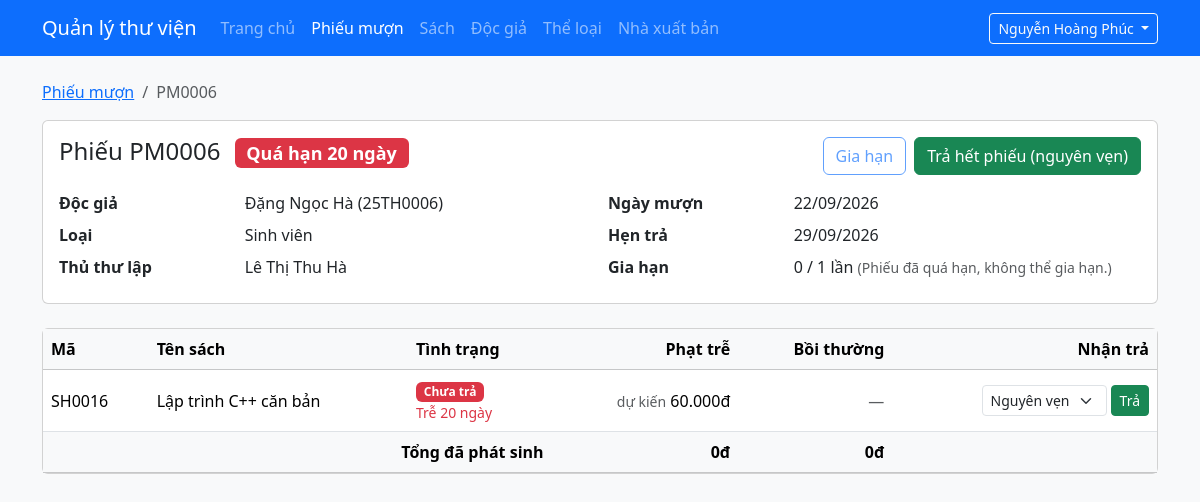
/admin/phieumuon-chitiet.php?id=13 (signed in), run on the app's committed database.
### tables this page shows
CREATE TABLE phieumuon (
  id                    INT UNSIGNED NOT NULL AUTO_INCREMENT PRIMARY KEY,
  ma_phieu              VARCHAR(20)  NOT NULL UNIQUE,
  id_doc_gia            INT UNSIGNED NOT NULL,
  id_nhan_vien          INT UNSIGNED NOT NULL,           
  ngay_muon             DATE NOT NULL,
  ngay_hen_tra          DATE NOT NULL,                   
  so_lan_gia_han_da_dung TINYINT UNSIGNED NOT NULL DEFAULT 0,   
  trang_thai            ENUM('dang_muon','da_tra','qua_han') NOT NULL DEFAULT 'dang_muon',
  CONSTRAINT fk_phieu_docgia   FOREIGN KEY (id_doc_gia)   REFERENCES docgia(id),
  CONSTRAINT fk_phieu_nhanvien FOREIGN KEY (id_nhan_vien) REFERENCES nhanvien(id),
  CHECK (ngay_hen_tra >= ngay_muon),
  INDEX idx_phieu_hen_tra (trang_thai, ngay_hen_tra)       
);

CREATE TABLE docgia (
  id            INT UNSIGNED NOT NULL AUTO_INCREMENT PRIMARY KEY,
  ma_doc_gia    VARCHAR(20)  NOT NULL UNIQUE,     
  ho_ten        VARCHAR(100) NOT NULL,
  ngay_sinh     DATE         NULL,
  gioi_tinh     ENUM('nam','nu','khac') NOT NULL DEFAULT 'khac',
  dia_chi       VARCHAR(255) NULL,
  sdt           VARCHAR(15)  NULL,
  email         VARCHAR(100) NULL,
  id_loai       INT UNSIGNED NOT NULL,
  mat_khau      VARCHAR(255) NOT NULL,            
  ngay_dang_ky  DATE         NOT NULL,
  trang_thai    ENUM('hoat_dong','khoa') NOT NULL DEFAULT 'hoat_dong',
  CONSTRAINT fk_docgia_loai FOREIGN KEY (id_loai) REFERENCES loaidocgia(id)
);

CREATE TABLE loaidocgia (
  id               INT UNSIGNED NOT NULL AUTO_INCREMENT PRIMARY KEY,
  ten_loai         VARCHAR(50)  NOT NULL UNIQUE,
  so_sach_toi_da   TINYINT UNSIGNED NOT NULL,    
  so_ngay_muon     TINYINT UNSIGNED NOT NULL,    
  so_lan_gia_han   TINYINT UNSIGNED NOT NULL,    
  CHECK (so_sach_toi_da > 0),
  CHECK (so_ngay_muon > 0)
);

CREATE TABLE nhanvien (
  id             INT UNSIGNED NOT NULL AUTO_INCREMENT PRIMARY KEY,
  ho_ten         VARCHAR(100) NOT NULL,
  ten_dang_nhap  VARCHAR(30)  NOT NULL UNIQUE,
  mat_khau       VARCHAR(255) NOT NULL,           
  vai_tro        ENUM('admin','thu_thu') NOT NULL DEFAULT 'thu_thu'
);

CREATE TABLE chitietphieumuon (
  id               INT UNSIGNED NOT NULL AUTO_INCREMENT PRIMARY KEY,
  id_phieu_muon    INT UNSIGNED NOT NULL,
  id_sach          INT UNSIGNED NOT NULL,
  ngay_tra_thuc_te DATE NULL,                                    
  tinh_trang_tra   ENUM('nguyen_ven','hu_hong','mat') NULL,      
  tien_phat        DECIMAL(12,0) NOT NULL DEFAULT 0,             
  tien_boi_thuong  DECIMAL(12,0) NOT NULL DEFAULT 0,             
  CONSTRAINT fk_ct_phieu FOREIGN KEY (id_phieu_muon) REFERENCES phieumuon(id) ON DELETE CASCADE,
  CONSTRAINT fk_ct_sach  FOREIGN KEY (id_sach)       REFERENCES sach(id),
  UNIQUE KEY uq_phieu_sach (id_phieu_muon, id_sach),             
  CHECK (tien_phat >= 0),
  CHECK (tien_boi_thuong >= 0)
);

CREATE TABLE sach (
  id            INT UNSIGNED NOT NULL AUTO_INCREMENT PRIMARY KEY,
  ma_sach       VARCHAR(20)  NOT NULL UNIQUE,
  ten_sach      VARCHAR(200) NOT NULL,
  tac_gia       VARCHAR(150) NOT NULL,
  id_theloai    INT UNSIGNED NOT NULL,
  id_nxb        INT UNSIGNED NOT NULL,
  nam_xuat_ban  SMALLINT UNSIGNED NULL,
  so_trang      SMALLINT UNSIGNED NULL,
  gia_tien      DECIMAL(12,0) NOT NULL DEFAULT 0,    
  hinh_bia      VARCHAR(255) NULL,                   
  so_luong      INT UNSIGNED NOT NULL DEFAULT 1,     
  so_con_lai    INT UNSIGNED NOT NULL DEFAULT 1,     
  mo_ta         TEXT NULL,
  CONSTRAINT fk_sach_theloai FOREIGN KEY (id_theloai) REFERENCES theloai(id),
  CONSTRAINT fk_sach_nxb     FOREIGN KEY (id_nxb)     REFERENCES nhaxuatban(id),
  CHECK (gia_tien >= 0),
  CHECK (so_con_lai <= so_luong),                    
  INDEX idx_sach_ten (ten_sach)                      
);

### includes/helpers.php (called while the page is built, shortened)
<?php
function e($chuoi): string
{
    return htmlspecialchars((string) $chuoi, ENT_QUOTES | ENT_SUBSTITUTE, 'UTF-8');
}
function layChuoiGet(string $ten): string
{
    $giaTri = $_GET[$ten] ?? '';
    return is_string($giaTri) ? trim($giaTri) : '';
}

### includes/csdl.php (called while the page is built, shortened)
<?php
function truyVan(mysqli $conn, string $sql, string $kieu = '', array $thamSo = []): mysqli_stmt
{
    $stmt = mysqli_prepare($conn, $sql);
    if ($kieu !== '') {
        mysqli_stmt_bind_param($stmt, $kieu, ...$thamSo);
    }
    mysqli_stmt_execute($stmt);
    return $stmt;
}

### includes/muon-tra.php (called while the page is built, shortened)
<?php
require_once __DIR__ . '/csdl.php';
function layMotDong(mysqli $conn, string $sql, string $kieu = '', array $thamSo = []): ?array
{
    $stmt = truyVan($conn, $sql, $kieu, $thamSo);
    $dong = mysqli_fetch_assoc(mysqli_stmt_get_result($stmt));
    return $dong ?: null;
}
function tienVND($so): string
{
    return number_format((float) $so, 0, ',', '.') . 'đ';
}
function ngayVN(?string $ngay): string
{
    return date('d/m/Y', strtotime($ngay));
}
function nhanTrangThaiPhieu(int $soCuonChuaTra, int $soNgayTre): array
{
    if ($soNgayTre > 0) {
        return ['Quá hạn ' . $soNgayTre . ' ngày', 'danger'];
    }
    return ['Đang mượn', 'primary'];
}
function tinhTienPhat(int $soNgayTre, int $tienMoiNgay): int
{
    return max(0, $soNgayTre) * $tienMoiNgay;
}

### db.php (called while the page is built, shortened)
<?php
$cauHinh = require __DIR__ . '/config.php';

### admin/phieumuon-chitiet.php (the view, shortened to what this page needs)
<?php
require_once __DIR__ . '/../includes/khoi-tao-admin.php';
require_once __DIR__ . '/../includes/muon-tra.php';
$idPhieu = filter_var(layChuoiGet('id'), FILTER_VALIDATE_INT, ['options' => ['min_range' => 1]]);
$phieu   = null;
if ($idPhieu !== false) {
    $phieu = layMotDong(
        $conn,
        'SELECT pm.id, pm.ma_phieu, pm.ngay_muon, pm.ngay_hen_tra, pm.so_lan_gia_han_da_dung,
                dg.ma_doc_gia, dg.ho_ten, dg.trang_thai AS trang_thai_doc_gia,
                ld.ten_loai, ld.so_lan_gia_han, ld.so_ngay_muon,
                nv.ho_ten AS ten_nhan_vien,
                DATEDIFF(CURDATE(), pm.ngay_hen_tra) AS so_ngay_tre
         FROM phieumuon pm
         JOIN docgia dg     ON dg.id = pm.id_doc_gia
         JOIN loaidocgia ld ON ld.id = dg.id_loai
         JOIN nhanvien nv   ON nv.id = pm.id_nhan_vien
         WHERE pm.id = ?',
        'i',
        [$idPhieu]
    );
}
$stmt = truyVan(
    $conn,
    'SELECT ct.id, ct.ngay_tra_thuc_te, ct.tinh_trang_tra, ct.tien_phat, ct.tien_boi_thuong,
            s.ma_sach, s.ten_sach, s.gia_tien
     FROM chitietphieumuon ct
     JOIN sach s ON s.id = ct.id_sach
     WHERE ct.id_phieu_muon = ?
     ORDER BY ct.id',
    'i',
    [(int) $phieu['id']]
);
$dsCuon = mysqli_fetch_all(mysqli_stmt_get_result($stmt), MYSQLI_ASSOC);
$tienPhatMoiNgay = (int) ($cauHinh['tien_phat_moi_ngay'] ?? 3000);
$soNgayTre       = max(0, (int) $phieu['so_ngay_tre']);
$soChuaTra = 0;
$tongPhat  = 0;
$tongDen   = 0;
foreach ($dsCuon as $cuon) {
    if ($cuon['ngay_tra_thuc_te'] === null) {
        $soChuaTra++;
    }
    $tongPhat += (int) $cuon['tien_phat'];
    $tongDen  += (int) $cuon['tien_boi_thuong'];
}
[$nhanTrangThai, $mauTrangThai] = nhanTrangThaiPhieu($soChuaTra, (int) $phieu['so_ngay_tre']);
$lyDoKhongGiaHan = '';
if ($soChuaTra === 0) {
    $lyDoKhongGiaHan = 'Phiếu đã trả hết sách.';
} elseif ($phieu['trang_thai_doc_gia'] !== 'hoat_dong') {
    $lyDoKhongGiaHan = 'Độc giả đang bị khóa.';
} elseif ($soNgayTre > 0) {
    $lyDoKhongGiaHan = 'Phiếu đã quá hạn, không thể gia hạn.';
} elseif ((int) $phieu['so_lan_gia_han'] === 0) {
    $lyDoKhongGiaHan = 'Loại độc giả này không được gia hạn.';
} elseif ((int) $phieu['so_lan_gia_han_da_dung'] >= (int) $phieu['so_lan_gia_han']) {
    $lyDoKhongGiaHan = 'Đã dùng hết lượt gia hạn.';
}
require __DIR__ . '/../includes/admin-dau.php';
?>
<nav aria-label="breadcrumb">
    <ol class="breadcrumb">
        <li class="breadcrumb-item"><a href="phieumuon.php">Phiếu mượn</a></li>
        <li class="breadcrumb-item active" aria-current="page"><?= e($phieu['ma_phieu']) ?></li>
    </ol>
</nav>
<div class="card mb-4">
    <div class="card-body">
        <div class="d-flex flex-wrap justify-content-between align-items-start gap-2 mb-3">
            <h1 class="h4 mb-0">Phiếu <?= e($phieu['ma_phieu']) ?>
                <span class="badge text-bg-<?= $mauTrangThai ?> ms-2"><?= e($nhanTrangThai) ?></span>
            </h1>
            <div class="d-flex flex-wrap gap-2">
                <form method="post" action="phieumuon-giahan.php">
                    <?php if ($lyDoKhongGiaHan === ''): ?>
                        <button type="submit" class="btn btn-outline-primary"
                                onclick="return confirm('Gia hạn thêm <?= (int) $phieu['so_ngay_muon'] ?> ngày cho phiếu này?');">Gia hạn</button>
                    <?php else: ?>
                        <button type="button" class="btn btn-outline-primary" disabled
                                title="<?= e($lyDoKhongGiaHan) ?>">Gia hạn</button>
                    <?php endif; ?>
                </form>
                <?php if ($soChuaTra > 0): ?>
                    <form method="post" action="phieumuon-tra.php"
                          onsubmit="return confirm('Nhận trả hết <?= $soChuaTra ?> cuốn còn lại, tất cả nguyên vẹn?');">
                        <button type="submit" class="btn btn-success">Trả hết phiếu (nguyên vẹn)</button>
                    </form>
                <?php endif; ?>
            </div>
        </div>
        <div class="row g-3">
            <div class="col-md-6">
                <dl class="row mb-0">
                    <dt class="col-sm-4">Độc giả</dt>
                    <dd class="col-sm-8"><?= e($phieu['ho_ten']) ?> (<?= e($phieu['ma_doc_gia']) ?>)</dd>
                    <dt class="col-sm-4">Loại</dt>
                    <dd class="col-sm-8"><?= e($phieu['ten_loai']) ?></dd>
                    <dt class="col-sm-4">Thủ thư lập</dt>
                    <dd class="col-sm-8"><?= e($phieu['ten_nhan_vien']) ?></dd>
                </dl>
            </div>
            <div class="col-md-6">
                <dl class="row mb-0">
                    <dt class="col-sm-4">Ngày mượn</dt>
                    <dd class="col-sm-8"><?= e(ngayVN($phieu['ngay_muon'])) ?></dd>
                    <dt class="col-sm-4">Hẹn trả</dt>
                    <dd class="col-sm-8"><?= e(ngayVN($phieu['ngay_hen_tra'])) ?></dd>
                    <dt class="col-sm-4">Gia hạn</dt>
                    <dd class="col-sm-8"><?= (int) $phieu['so_lan_gia_han_da_dung'] ?> / <?= (int) $phieu['so_lan_gia_han'] ?> lần
                        <?php if ($lyDoKhongGiaHan !== '' && $soChuaTra > 0): ?>
                            <span class="text-muted small">(<?= e($lyDoKhongGiaHan) ?>)</span>
                        <?php endif; ?>
                    </dd>
                </dl>
            </div>
        </div>
    </div>
</div>
<div class="card">
    <div class="table-responsive">
        <table class="table align-middle mb-0">
            <thead class="table-light">
                <tr>
                    <th>Mã</th>
                    <th>Tên sách</th>
                    <th>Tình trạng</th>
                    <th class="text-end">Phạt trễ</th>
                    <th class="text-end">Bồi thường</th>
                    <th class="text-end">Nhận trả</th>
                </tr>
            </thead>
            <tbody>
            <?php foreach ($dsCuon as $cuon): ?>
                <tr>
                    <td><?= e($cuon['ma_sach']) ?></td>
                    <td><?= e($cuon['ten_sach']) ?></td>
                    <?php if ($cuon['ngay_tra_thuc_te'] === null): ?>
                        <td>
                            <span class="badge text-bg-<?= $soNgayTre > 0 ? 'danger' : 'primary' ?>">Chưa trả</span>
                            <?php if ($soNgayTre > 0): ?>
                                <div class="small text-danger">Trễ <?= $soNgayTre ?> ngày</div>
                            <?php endif; ?>
                        </td>
                        <td class="text-end">
                            <?php if ($soNgayTre > 0): ?>
                                <span class="text-muted small">dự kiến</span> <?= e(tienVND(tinhTienPhat($soNgayTre, $tienPhatMoiNgay))) ?>
                            <?php else: ?>
                                0đ
                            <?php endif; ?>
                        </td>
                        <td class="text-end text-muted">&mdash;</td>
                        <td class="text-end">
                            <form method="post" action="phieumuon-tra.php" class="d-inline-flex gap-1 justify-content-end"
                                  onsubmit="return this.tinh_trang.value !== 'mat' || confirm('Xác nhận cuốn này bị MẤT? Độc giả đền gấp đôi giá sách và tổng số bản của sách giảm 1.');">
                                <select name="tinh_trang" class="form-select form-select-sm w-auto" aria-label="Tình trạng khi trả">
                                    <?php foreach (TINH_TRANG_TRA as $ma => $nhan): ?>
                                        <option value="<?= e($ma) ?>"><?= e($nhan) ?></option>
                                    <?php endforeach; ?>
                                </select>
                                <button type="submit" class="btn btn-sm btn-success">Trả</button>
                            </form>
                        </td>
                    <?php endif; ?>
                </tr>
            <?php endforeach; ?>
            </tbody>
            <tfoot class="table-light">
                <tr>
                    <th colspan="3" class="text-end">Tổng đã phát sinh</th>
                    <th class="text-end"><?= e(tienVND($tongPhat)) ?></th>
                    <th class="text-end"><?= e(tienVND($tongDen)) ?></th>
                    <th></th>
                </tr>
            </tfoot>
        </table>
    </div>
</div>
<?php require __DIR__ . '/../includes/admin-cuoi.php'; ?>

### data on the page
phieumuon: ma_phieu "PM0006", id_doc_gia.ho_ten "Đặng Ngọc Hà", id_doc_gia.ma_doc_gia "25TH0006", loaidocgia.ten_loai "Sinh viên", id_nhan_vien.ho_ten "Lê Thị Thu Hà", ngay_muon "22/09/2026", ngay_hen_tra "29/09/2026", so_lan_gia_han_da_dung "0", loaidocgia.so_lan_gia_han "1"
chitietphieumuon: id_sach.ma_sach "SH0016", id_sach.ten_sach "Lập trình C++ căn bản", soNgayTre "20", tienPhatMoiNgay "60.000đ"

### other printed values
$nhanVien['ho_ten'] "Nguyễn Hoàng Phúc"
$nhanTrangThai "Quá hạn 20 ngày"
$lyDoKhongGiaHan "Phiếu đã quá hạn, không thể gia hạn."
tienVND($tongPhat) "0đ"
tienVND($tongDen) "0đ"
form field tinh_trang "Nguyên vẹn"
